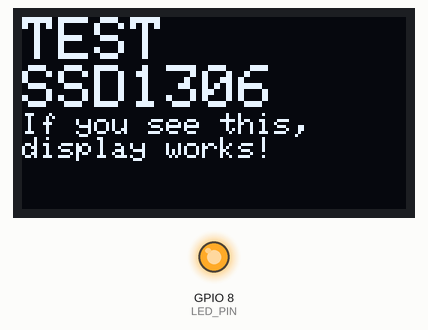
Bench run of a sketch on a simulated ESP32-S3. On the bench: 128×64 one-colour display, output pins drawn as LEDs (lit = HIGH). Dashed ring = blinking. What the sketch prints to the serial monitor is not drawn.

Above: at 2.1 s.
At 11.29 s:
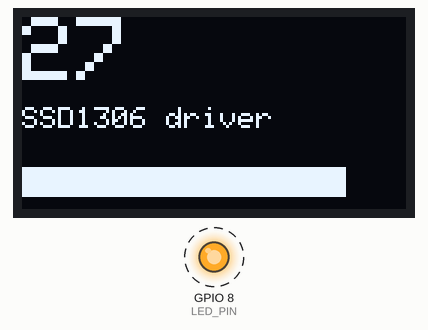
At 20.99 s:
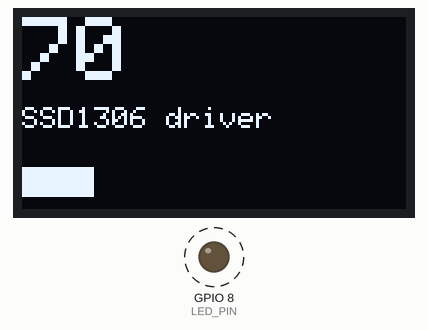
At 39.72 s:
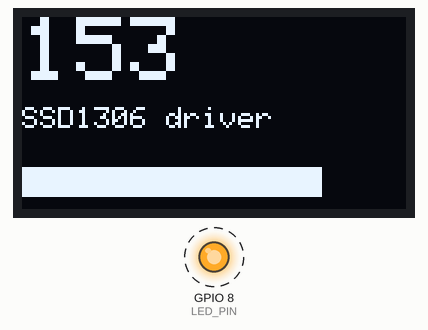
Timing chart, 0 to 40.0 s (numbered marks = the images above):
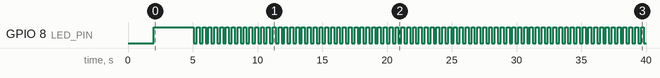

The sketch:

display_test.ino
```cpp
// Display Test - Try BOTH SSD1306 and SH1106
#include <Wire.h>
#include <Adafruit_GFX.h>
#include <Adafruit_SSD1306.h>  // Try SSD1306 first

#define SCREEN_WIDTH 128
#define SCREEN_HEIGHT 64
#define OLED_RESET -1
#define SCREEN_ADDRESS 0x3C

#define SDA_PIN 6
#define SCL_PIN 7
#define LED_PIN 8

Adafruit_SSD1306 display(SCREEN_WIDTH, SCREEN_HEIGHT, &Wire, OLED_RESET);

void setup() {
  Serial.begin(115200);
  delay(2000);
  Serial.println("\n\n=== Display Test (SSD1306) ===");
  Serial.flush();

  pinMode(LED_PIN, OUTPUT);
  digitalWrite(LED_PIN, HIGH);

  Serial.println("Initializing I2C on GPIO6/GPIO7...");
  Serial.flush();
  Wire.begin(SDA_PIN, SCL_PIN);

  Serial.println("Trying SSD1306 driver...");
  Serial.flush();

  // Try SSD1306
  if (!display.begin(SSD1306_SWITCHCAPVCC, SCREEN_ADDRESS)) {
    Serial.println("SSD1306 begin() FAILED!");
    Serial.flush();
    while (1) {
      digitalWrite(LED_PIN, LOW);
      delay(100);
      digitalWrite(LED_PIN, HIGH);
      delay(100);
    }
  }

  Serial.println("SSD1306 initialized OK!");
  Serial.flush();

  // Max brightness
  display.ssd1306_command(SSD1306_SETCONTRAST);
  display.ssd1306_command(0xFF);

  // Clear and show test
  display.clearDisplay();
  display.setTextSize(2);
  display.setTextColor(SSD1306_WHITE);
  display.setCursor(0, 0);
  display.println("TEST");
  display.println("SSD1306");
  display.setTextSize(1);
  display.println("If you see this,");
  display.println("display works!");
  display.display();

  Serial.println("Test pattern sent to display!");
  Serial.println("You should see 'TEST SSD1306' on screen");
  Serial.flush();

  delay(3000);
}

void loop() {
  static int count = 0;

  display.clearDisplay();
  display.setTextSize(3);
  display.setCursor(0, 0);
  display.print(count);

  display.setTextSize(1);
  display.setCursor(0, 30);
  display.print("SSD1306 driver");

  // Animated bar
  display.fillRect(0, 50, (count * 4) % 128, 10, SSD1306_WHITE);

  display.display();

  Serial.print("Frame: ");
  Serial.println(count);

  count++;
  digitalWrite(LED_PIN, !digitalRead(LED_PIN));
  delay(200);
}
```

Measured:
- by itself, GPIO 8 (LED_PIN): alternates HIGH for 0.23 s and LOW for 0.23 s
- what the display in image 0 shows lasts 3.0 s, from 2.1 s to 5.1 s
